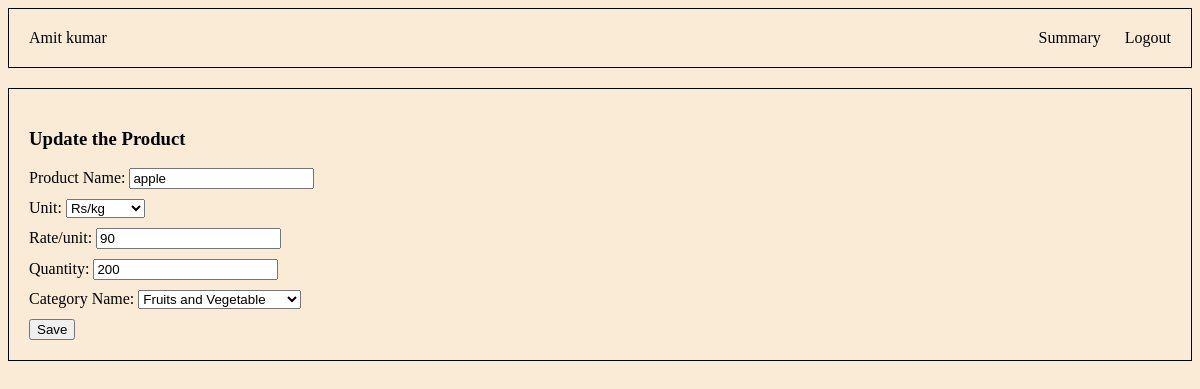
The page /product/2/update on the database its author committed.
### groce/model.py (models this page shows)
class Manager(db.Model):
    m_id = db.Column(db.Integer, primary_key = True)
    m_name = db.Column(db.String)
    m_username = db.Column(db.String(15), nullable = False, unique = True)
    m_password = db.Column(db.String, nullable = False)

class Product(db.Model):
    p_id = db.Column(db.Integer, primary_key = True)
    p_name = db.Column(db.String)
    unit = db.Column(db.String, nullable = False)
    rate = db.Column(db.Integer, nullable = False)
    quantity = db.Column(db.Integer)
    under_c_id = db.Column(db.Integer, db.ForeignKey("category.c_id"))
    carts = db.relationship('Addcart', backref ='cartproduct')

### groce/routes.py (the view)
@app.route('/product/<int:p_id>/update', methods = ["GET","POST"])
def product_update(p_id):
    product = Product.query.get(p_id)
    manager = Manager.query.all()
    category = Category.query.all()
    if request.method == 'POST':
        product.p_name = request.form['product_name']
        product.unit = request.form['u_nit']
        product.rate = request.form['rate_per_unit']
        product.quantity = request.form['q']
        product.under_c_id = request.form['cup']
        db.session.commit()
        return redirect('/managerhome')
    elif request.method == 'GET':
        return render_template('editproduct.html', product = product, m_name = manager[0].m_name, categoryes = category)

### groce/templates/editproduct.html (shortened to what this page needs)
<!DOCTYPE html>
<html lang="en">
<head>
</head>
<body>
    <form action='/product/{{product.p_id}}/update' method="POST">
        <div class = "header">
            <div>
            {{m_name}}
        </div>
        <div class = "profile">
            <a href="/summary">Summary</a>
            <a href="/logout">Logout</a>
        </div>
        </div>
        <div class = "update">
        <h3>Update the Product</h1>
        <div class="update_product">
            <label for="p_name">Product Name:</label>
            <input type="text" name="product_name" id="p_name" value="{{product.p_name}}">
        </div>
        <div class="update_product">
            <label for="u_name">Unit:</label>
            <select name="u_nit" id="u_name">
                <option >Rs/kg</option>
            </select>
        </div>
        <div class="update_product">
            <label for="rate_p_u">Rate/unit:</label>
            <input type="text" name="rate_per_unit" id="rate_p_u" value="{{product.rate}}">
        </div>
        <div class="update_product">
            <label for="q_nty">Quantity:</label>
            <input type="text" name="q" id="q_nty" value="{{product.quantity}}">
        </div>
        <div class="update_product">
            <label for="cup">Category Name:</label>
            <select name="cup" id="cup">
                {% for cup in categoryes %}
                    <option value="{{cup.c_id}}">{{cup.c_name}}</option>
                {% endfor %}
            </select>
        </div>
        <input type="submit" value="Save">
    </form>
</body>
</html>

### groce/templates/editproduct.html (style rules this page uses)
body { background-color: antiquewhite; }
.header { border: 1px solid black; padding: 20px; display: flex; justify-content: space-between; }
.profile a { text-decoration: none; color: black; margin-left: 20px; }
.update { border: 1px solid black; padding: 20px; margin-top: 20px; }
.update_product { margin-bottom: 10px; }

### rows shown on the page
Manager: m_name "Amit kumar"
Product: product_name "apple", rate_per_unit "90", q "200"

### other values the page prints
form field cup "Fruits and Vegetable"
